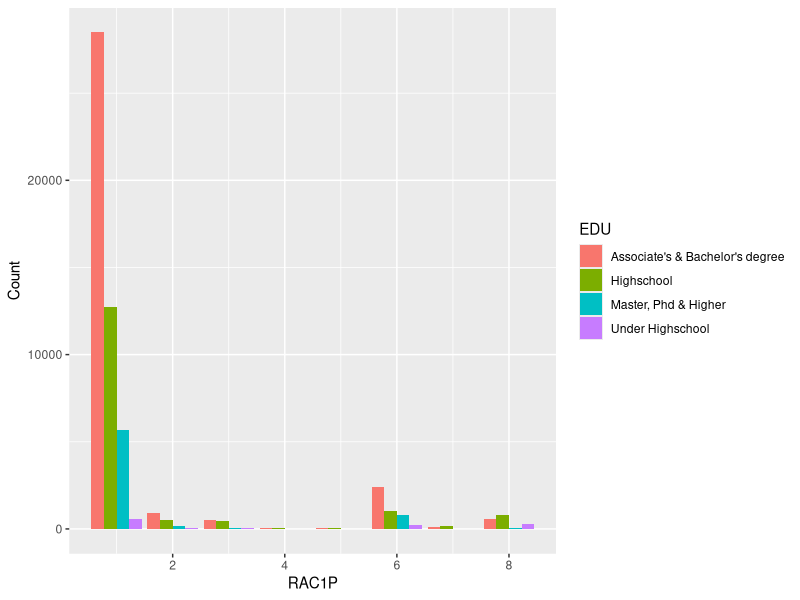
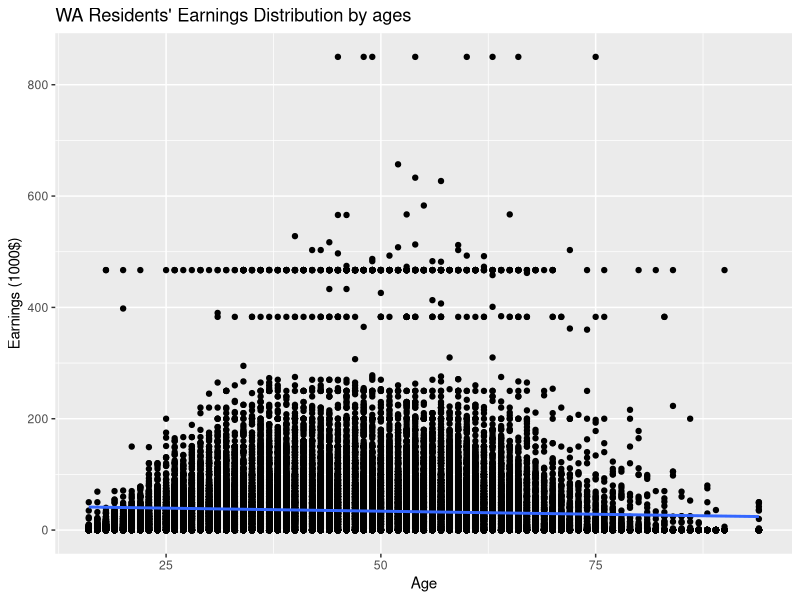
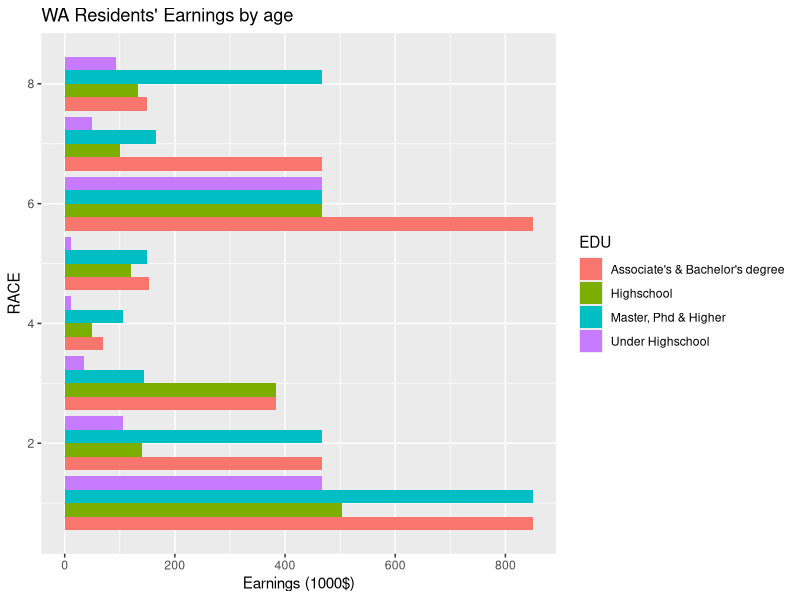
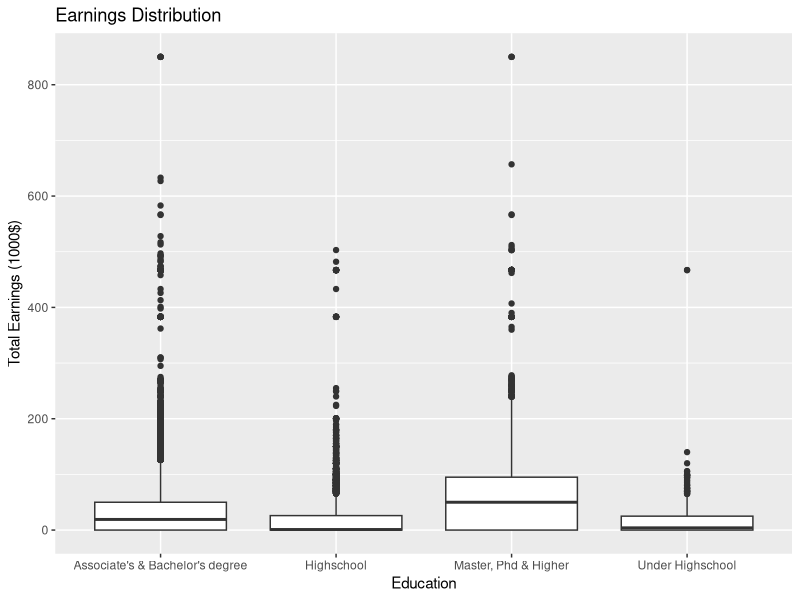

R code for these plots, in order:
## ---- chunk 1
# Course: ECON 5300
# Title: 2nd EDA
# Purpose: Preliminary Econometric Estimates 
# Date: Jan 29
# Author: Huy LE
## ---- chunk 2

# Clear environment of variables and functions
rm(list = ls(all = TRUE)) 

# Clear environmet of packages
if(is.null(sessionInfo()$otherPkgs) == FALSE)lapply(paste("package:", names(sessionInfo()$otherPkgs), sep=""), detach, character.only = TRUE, unload = TRUE)

## ---- chunk 3
# Load libraries
library(tidyverse)
library(fastDummies)

## ---- chunk 4
# Load data 
waraw <- read.csv("../2.PreparedData/wadata2.csv")

# Examine data structure 
str(waraw)

## ---- chunk 5
# labling the variable RAC1P
Race_tab <- data.frame("RAC1P" = 1:9,
                        "Races"= c("White alone",
                              "Black or African American alone",
                              "American Indian alone",
                              "Alaska Native alone",
                              "American Indian and Alaska Native",
                              "Asian alone",
                              "Native Hawaiian and Other Pacific Islander alone",
                              "Some Other Race alone",
                              "Two or More Races"))


Gender_tab <- data.frame("SEX" = 1:2, "Gender" = c("Male", "Femeal"))

Mar_tab <- data.frame("MAR" = 1:5,
                      "Marital" = c("Married","Widowed","Divorced","Separated","Never Married"))

# clean data
wa <- waraw %>% 
      # remove all obser under 14 years old, NA value  in education & earnings, Earning < 0
      filter(AGEP >= 14, !is.na(waraw$PERNP),!is.na(waraw$SCHL), RAC1P != 9, PERNP >= 0) %>%
      mutate(EDU = ifelse(SCHL <= 9, "Under Highschool", 
                          ifelse( SCHL <= 16, "Highschool", 
                                  ifelse( SCHL <= 21 ,"Associate's & Bachelor's degree", "Master, Phd & Higher")))) %>%
      left_join(Race_tab, by = "RAC1P") %>%
      left_join(Gender_tab, by = "SEX") %>%
      left_join(Mar_tab, by = "MAR")

head(wa)


summary(wa)
## ---- chunk 6
earn_educ_tab <- wa %>%
                select(EDU, PERNP) %>%
                group_by(EDU) %>%
                summarise(MinEarn = min(PERNP), MeanEarn = mean(PERNP), MedianEarn = median(PERNP), Max = max(PERNP))
earn_educ_tab

## ---- chunk 7
earn_race_tab <- wa %>% 
                select(Races, PERNP) %>%
                group_by(Races) %>%
                summarise(MinEarn = min(PERNP), MeanEarn = mean(PERNP), MedianEarn = median(PERNP), Max = max(PERNP))
earn_race_tab
## ---- chunk 8
Edu_race_tab <- wa %>% 
                select(Races, EDU) %>%
                group_by(Races, EDU) %>%
                summarise(Count = n()) %>%
                spread(EDU, Count)
Edu_race_tab


## ---- chunk 9
#
Race_edu_barplot <- wa %>% 
                select(RAC1P, EDU) %>%
                group_by(RAC1P, EDU) %>%
                summarise(Count = n()) %>%
                ggplot(mapping = aes(x = RAC1P, y = Count, fill = EDU)) +
                         geom_bar(stat = "identity", position = "dodge")
                       
Race_edu_barplot             
## ---- chunk 10

ggplot(data = wa, mapping = aes( x = AGEP, y = PERNP/1000)) +
  geom_point(stat = "identity") +
  ggtitle("WA Residents' Earnings Distribution by ages") +
  xlab("Age") +
  ylab("Earnings (1000$)") +
  geom_smooth(method = lm)
## ---- chunk 11

ggplot(data = wa, mapping = aes( x = RAC1P, y = PERNP/1000, fill = EDU)) +
  geom_bar(stat = "identity", position ="dodge") +
  coord_flip() +
  ggtitle("WA Residents' Earnings by age") +
  xlab("RACE") +
  #scale_x_discrete(labels =c(levels(wa$RAC1P))) +
  ylab("Earnings (1000$)") 
  

## ---- chunk 12
wa %>% ggplot(mapping = aes(x = EDU, y= PERNP/1000)) +
      geom_boxplot() +
      ggtitle("Earnings Distribution") +
      ylab("Total Earnings (1000$)") +
      xlab("Education")

                

## ---- chunk 13
#Prepare data
wadata_slr <- wa %>% 
              select(PERNP, Races, EDU) %>%
              fastDummies::dummy_cols(remove_first_dummy = TRUE)
# SLR Earning ~ education age.
wa_model <- lm(data = wadata_slr, PERNP ~. - Races - EDU )

summary(wa_model)

## ---- chunk 14



## ---- chunk 15
# Save the rds file so I can reuse anything from this file in another file
# save.image("office_TA.RData")

# recover using load()
# load("office_TA.RData")
